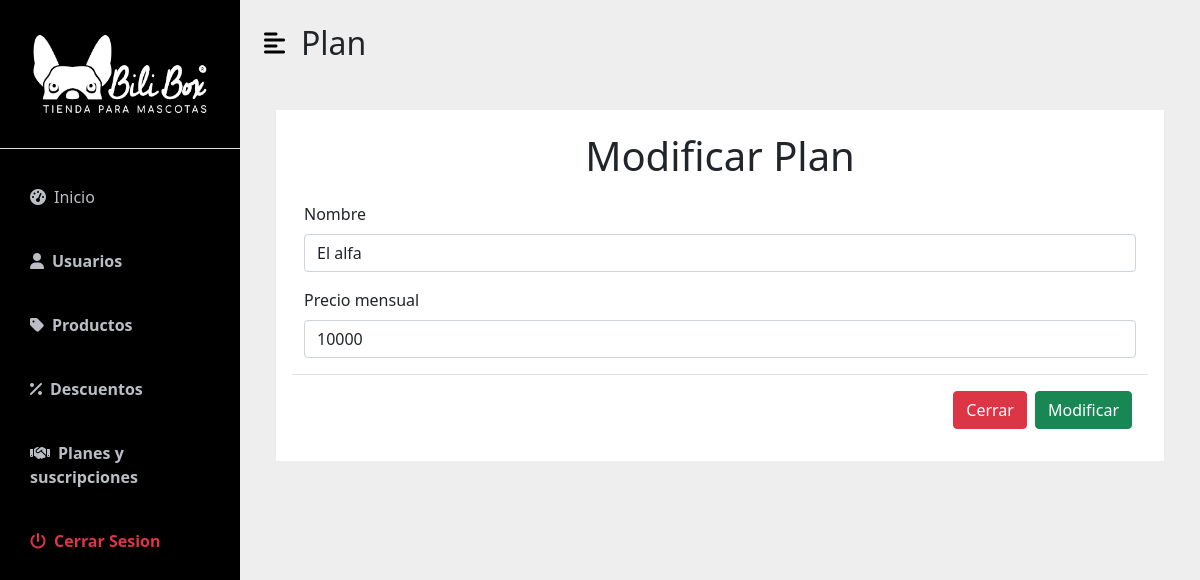
The page /dash_admin/selec_plan/2/ on the database as committed earlier.
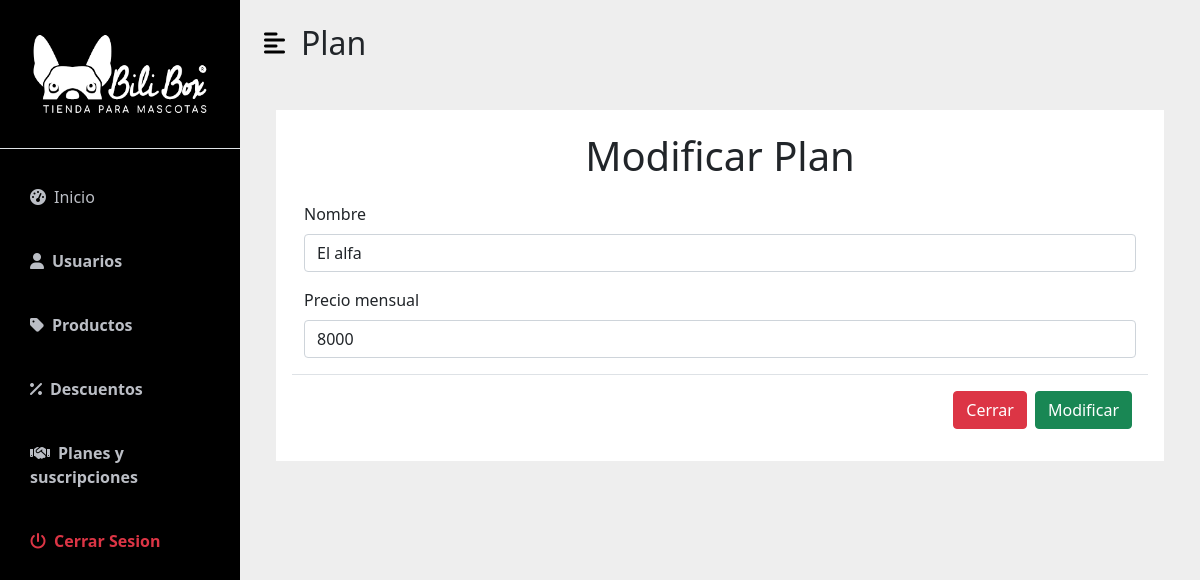
The same page on the database as committed later.
### Appsuscripciones/models.py (models this page shows, shortened)
class Plan(models.Model):
    nombre = models.CharField(max_length=50)
    precio = models.IntegerField()
    created_at = models.DateTimeField(auto_now_add=True)
    class Meta:
        db_table = 'plan' #Como se va a ver en la basen de datos
        verbose_name = 'plan'
        verbose_name_plural = 'planes'

### AppDashboardAdmin/views.py (the view)
# urls.py: path('selec_plan/<id>/', views.selec_plan,name='selec_plan'),
def selec_plan(request,id):
    if id != "":
        plan = Plan.objects.get(id = id)
        context = {"plan": plan}
        return render(request, "suscripciones/modificar_plan.html", context)
    else:
        context = {"mensaje": "Error, descuento no encontrado"}
        return render(request, "suscripciones/modificar_plan.html", context)

### AppCarro/context_processor.py (called while the page is built)
def importe_total_carro(request):
    total=0
    try:
      if request.user.is_authenticated:
        for key, value in request.session["carro"].items():
          total = total + (int(value["precio"]) * value["cantidad"])
      else:
        pass
    except:
      pass
    return {'importe_total_carro':total}

### AppDashboardAdmin/templates/suscripciones/modificar_plan.html (shortened to what this page needs)
{% extends "dash_admin/base_dash_admin.html" %}
{% load static %}
{% block content %}
<div id="page-content-wrapper">
    <nav class="navbar navbar-expand-lg navbar-light bg-transparent py-4 px-4">
        <div class="d-flex align-items-center">
            <i class="fas fa-align-left primary-text fs-4 me-3" id="menu-toggle"></i>
            <h2 class="fs-2 m-0">Plan</h2>
        </div>
    </nav>
    <div class="container-fluid px-4 ">
        <div class="container p-4">
            <form action="{% url 'admin_page:modificar_plan' plan.id %}" method="POST" class="row p-3"  style="background-color: white; ">
                <p class="fs-1 text-center">Modificar Plan</p>
                <div class="col-12">
                    <div class="mb-3">
                        <label for="" class="form-label">Nombre</label>
                        <input type="text" class="form-control" placeholder="$" name="nombre" value="{{plan.nombre}}">
                    </div>
                </div>
                <div class="col-12">
                    <div class="mb-3">
                        <label for="" class="form-label">Precio mensual</label>
                        <input type="number" class="form-control" name="precio" value="{{plan.precio}}">
                    </div>
                </div>
                <div class=" modal-footer">
                    <a href="{% url 'admin_page:planes' %}">
                        <button type="button" class="btn btn-danger">Cerrar</button>
                    </a>
                    <button type="submit" class="btn btn-success">Modificar</button>
                </div>
            </form>
        </div>
    </div>
</div>
{% endblock %}

Rows that differ between the two databases and show on the page:
changed Plan "El alfa": precio "10000" → "8000"
